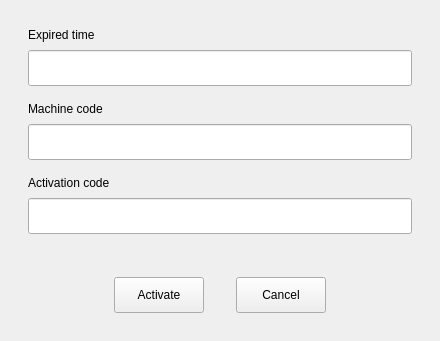
<?xml version="1.0" encoding="UTF-8"?>
<ui version="4.0">
 <class>Activation</class>
 <widget class="QWidget" name="Activation">
  <property name="geometry">
   <rect>
    <x>0</x>
    <y>0</y>
    <width>440</width>
    <height>341</height>
   </rect>
  </property>
  <property name="minimumSize">
   <size>
    <width>440</width>
    <height>341</height>
   </size>
  </property>
  <property name="maximumSize">
   <size>
    <width>440</width>
    <height>341</height>
   </size>
  </property>
  <property name="windowTitle">
   <string>Form</string>
  </property>
  <layout class="QVBoxLayout" name="verticalLayout_5">
   <property name="spacing">
    <number>0</number>
   </property>
   <property name="leftMargin">
    <number>4</number>
   </property>
   <property name="topMargin">
    <number>4</number>
   </property>
   <property name="rightMargin">
    <number>4</number>
   </property>
   <property name="bottomMargin">
    <number>4</number>
   </property>
   <item>
    <widget class="QWidget" name="m_content" native="true">
     <layout class="QVBoxLayout" name="verticalLayout_4">
      <property name="spacing">
       <number>16</number>
      </property>
      <property name="leftMargin">
       <number>24</number>
      </property>
      <property name="topMargin">
       <number>24</number>
      </property>
      <property name="rightMargin">
       <number>24</number>
      </property>
      <property name="bottomMargin">
       <number>24</number>
      </property>
      <item>
       <widget class="QWidget" name="m_timeWidget" native="true">
        <layout class="QVBoxLayout" name="m_timeLayout">
         <property name="spacing">
          <number>8</number>
         </property>
         <property name="leftMargin">
          <number>0</number>
         </property>
         <property name="topMargin">
          <number>0</number>
         </property>
         <property name="rightMargin">
          <number>0</number>
         </property>
         <property name="bottomMargin">
          <number>0</number>
         </property>
         <item>
          <widget class="QLabel" name="label">
           <property name="text">
            <string>Expired time</string>
           </property>
          </widget>
         </item>
         <item>
          <widget class="QLineEdit" name="m_expired_time">
           <property name="minimumSize">
            <size>
             <width>0</width>
             <height>36</height>
            </size>
           </property>
           <property name="maximumSize">
            <size>
             <width>16777215</width>
             <height>36</height>
            </size>
           </property>
          </widget>
         </item>
        </layout>
       </widget>
      </item>
      <item>
       <layout class="QVBoxLayout" name="verticalLayout_2">
        <property name="spacing">
         <number>8</number>
        </property>
        <item>
         <widget class="QLabel" name="label_2">
          <property name="text">
           <string>Machine code</string>
          </property>
         </widget>
        </item>
        <item>
         <widget class="QLineEdit" name="m_machine_code">
          <property name="minimumSize">
           <size>
            <width>0</width>
            <height>36</height>
           </size>
          </property>
          <property name="maximumSize">
           <size>
            <width>16777215</width>
            <height>36</height>
           </size>
          </property>
         </widget>
        </item>
       </layout>
      </item>
      <item>
       <layout class="QVBoxLayout" name="verticalLayout_3">
        <property name="spacing">
         <number>8</number>
        </property>
        <item>
         <widget class="QLabel" name="label_3">
          <property name="text">
           <string>Activation code</string>
          </property>
         </widget>
        </item>
        <item>
         <widget class="QLineEdit" name="m_activation_code">
          <property name="minimumSize">
           <size>
            <width>0</width>
            <height>36</height>
           </size>
          </property>
          <property name="maximumSize">
           <size>
            <width>16777215</width>
            <height>36</height>
           </size>
          </property>
         </widget>
        </item>
       </layout>
      </item>
      <item>
       <spacer name="verticalSpacer">
        <property name="orientation">
         <enum>Qt::Vertical</enum>
        </property>
        <property name="sizeHint" stdset="0">
         <size>
          <width>20</width>
          <height>40</height>
         </size>
        </property>
       </spacer>
      </item>
      <item>
       <layout class="QHBoxLayout" name="horizontalLayout">
        <property name="spacing">
         <number>32</number>
        </property>
        <property name="topMargin">
         <number>8</number>
        </property>
        <item>
         <spacer name="horizontalSpacer">
          <property name="orientation">
           <enum>Qt::Horizontal</enum>
          </property>
          <property name="sizeHint" stdset="0">
           <size>
            <width>40</width>
            <height>20</height>
           </size>
          </property>
         </spacer>
        </item>
        <item>
         <widget class="QPushButton" name="m_activate">
          <property name="minimumSize">
           <size>
            <width>90</width>
            <height>36</height>
           </size>
          </property>
          <property name="maximumSize">
           <size>
            <width>90</width>
            <height>36</height>
           </size>
          </property>
          <property name="text">
           <string>Activate</string>
          </property>
         </widget>
        </item>
        <item>
         <widget class="QPushButton" name="m_cancel">
          <property name="minimumSize">
           <size>
            <width>90</width>
            <height>36</height>
           </size>
          </property>
          <property name="maximumSize">
           <size>
            <width>90</width>
            <height>36</height>
           </size>
          </property>
          <property name="text">
           <string>Cancel</string>
          </property>
         </widget>
        </item>
        <item>
         <spacer name="horizontalSpacer_2">
          <property name="orientation">
           <enum>Qt::Horizontal</enum>
          </property>
          <property name="sizeHint" stdset="0">
           <size>
            <width>40</width>
            <height>20</height>
           </size>
          </property>
         </spacer>
        </item>
       </layout>
      </item>
     </layout>
    </widget>
   </item>
  </layout>
 </widget>
 <resources/>
 <connections/>
</ui>
